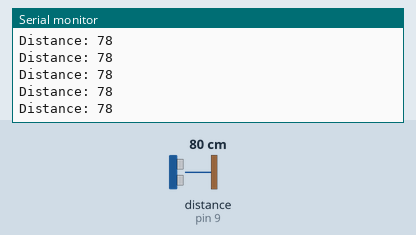
Bench run of a sketch on a simulated Arduino Uno, built with avr-gcc and run on an emulated ATmega328P. On the bench: the last lines printed to the serial monitor. Wiring (inferred from the names in the program): ultrasonic range finder: trigger pin 10; echo pin 9. The inputs (shaded band) are chosen by the test bench; at power-on: distance to the obstacle (sensor on pin 9) 80 cm. The echo pulse lasts 58.3 µs per cm.

Above: at 1.2 s.
1.3 s: distance to the obstacle (sensor on pin 9) set to 2 cm
At 2.4 s:
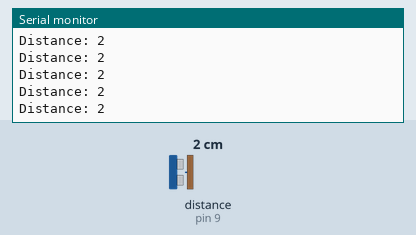
4.3 s: distance to the obstacle (sensor on pin 9) set to 120 cm
At 5.4 s:
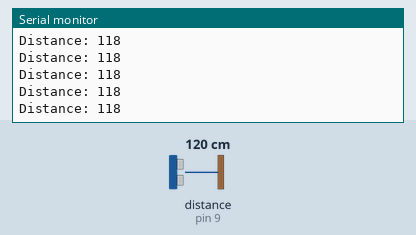
7.3 s: distance to the obstacle (sensor on pin 9) set to 4 cm
At 7.9 s:
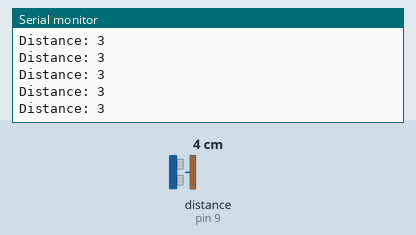
10.3 s: distance to the obstacle (sensor on pin 9) set to 18 cm
At 11.4 s:
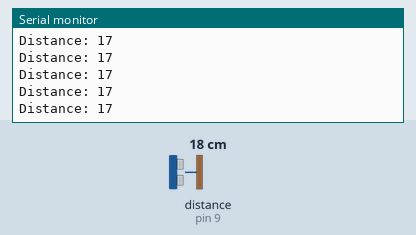
Timing chart, 0 to 13.3 s (numbered marks = the images above; inputs shaded):
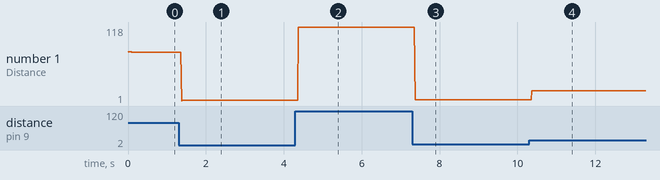

Measured:
- after the input at 1.3 s, the serial monitor: prints a new line after 0.07 s (image 1)
- after the input at 4.3 s, the serial monitor: prints a new line after 0.08 s (image 2)
- after the input at 7.3 s, the serial monitor: prints a new line after 0.07 s (image 3)
- after the input at 10.3 s, the serial monitor: prints a new line after 0.07 s (image 4)
- plotted number 1: 78 → 2 after the input at 1.3 s, 2 → 118 after the input at 4.3 s, 118 → 3 after the input at 7.3 s, 3 → 1 after the input at 10.3 s

The sketch:

ultrasonic_sensor1.ino
```cpp
int trigpin=10;
int echopin=9;
long time;
int distance;

void setup()
{
  pinMode(10,OUTPUT);
  pinMode(9,INPUT);
  Serial.begin(9600);
}

void loop()
{
  digitalWrite(10,LOW);
  delayMicroseconds(5);
  digitalWrite(10,HIGH);
  delayMicroseconds(10);
  digitalWrite(10,LOW);

  time = pulseIn(9,HIGH);
  distance=time*0.034/2;

  Serial.print("Distance: ");
  Serial.println(distance);
}
```
